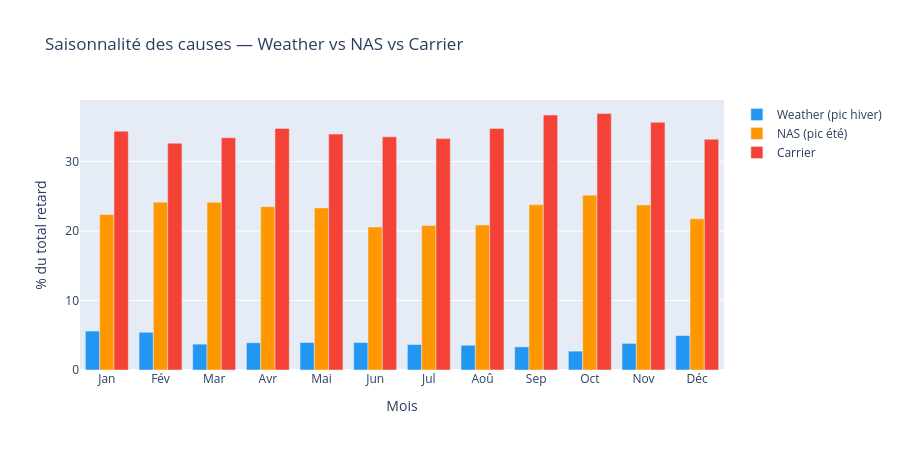

The code cell stored with this chart in its notebook:
### Code cell
monthly_causes = df_seasonality.groupby('MONTH')[['pct_weather','pct_nas','pct_carrier']].mean().reset_index()

mois = ['Jan','Fév','Mar','Avr','Mai','Jun','Jul','Aoû','Sep','Oct','Nov','Déc']
monthly_causes['mois_label'] = monthly_causes['MONTH'].apply(lambda x: mois[x-1])

fig = go.Figure()
fig.add_bar(x=monthly_causes['mois_label'], y=monthly_causes['pct_weather'],
            name='Weather (pic hiver)', marker_color='#2196F3')
fig.add_bar(x=monthly_causes['mois_label'], y=monthly_causes['pct_nas'],
            name='NAS (pic été)',       marker_color='#FF9800')
fig.add_bar(x=monthly_causes['mois_label'], y=monthly_causes['pct_carrier'],
            name='Carrier',             marker_color='#F44336')

fig.update_layout(
    barmode='group',
    title='Saisonnalité des causes — Weather vs NAS vs Carrier',
    xaxis_title='Mois',
    yaxis_title='% du total retard',
    height=450
)
fig.show()

### Figure 1 — Plotly figure (JSON) as saved in the notebook; plotly's stock layout.template omitted (floating-point values rounded to 4 significant figures)
{"data": [{"marker": {"color": "#2196F3"}, "name": "Weather (pic hiver)", "type": "bar", "x": ["Jan", "Fév", "Mar", "Avr", "Mai", "Jun", "Jul", "Aoû", "Sep", "Oct", "Nov", "Déc"], "y": [5.601, 5.432, 3.725, 3.924, 3.954, 3.95, 3.669, 3.559, 3.328, 2.717, 3.826, 4.96]}, {"marker": {"color": "#FF9800"}, "name": "NAS (pic été)", "type": "bar", "x": ["Jan", "Fév", "Mar", "Avr", "Mai", "Jun", "Jul", "Aoû", "Sep", "Oct", "Nov", "Déc"], "y": [22.39, 24.16, 24.13, 23.51, 23.33, 20.59, 20.8, 20.87, 23.8, 25.17, 23.75, 21.77]}, {"marker": {"color": "#F44336"}, "name": "Carrier", "type": "bar", "x": ["Jan", "Fév", "Mar", "Avr", "Mai", "Jun", "Jul", "Aoû", "Sep", "Oct", "Nov", "Déc"], "y": [34.38, 32.65, 33.43, 34.77, 33.95, 33.56, 33.31, 34.77, 36.7, 36.92, 35.66, 33.22]}], "layout": {"barmode": "group", "height": 450, "title": {"text": "Saisonnalité des causes — Weather vs NAS vs Carrier"}, "xaxis": {"title": {"text": "Mois"}}, "yaxis": {"title": {"text": "% du total retard"}}}}
